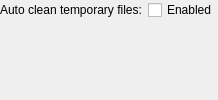
<?xml version="1.0" encoding="UTF-8"?>
<ui version="4.0">
 <class>OutputConfig</class>
 <widget class="QWidget" name="OutputConfig">
  <property name="windowTitle">
   <string>Configure Output Plugin</string>
  </property>
  <layout class="QFormLayout" name="formLayout">
   <property name="margin">
    <number>0</number>
   </property>
   <item row="0" column="1">
    <widget class="QCheckBox" name="kcfg_AutoClean">
     <property name="text">
      <string>Enabled</string>
     </property>
    </widget>
   </item>
   <item row="0" column="0">
    <widget class="QLabel" name="label">
     <property name="text">
      <string>Auto clean temporary files:</string>
     </property>
    </widget>
   </item>
  </layout>
 </widget>
 <layoutdefault spacing="6" margin="11"/>
 <layoutfunction spacing="KDialog::spacingHint" margin="KDialog::marginHint"/>
 <resources/>
 <connections/>
</ui>
